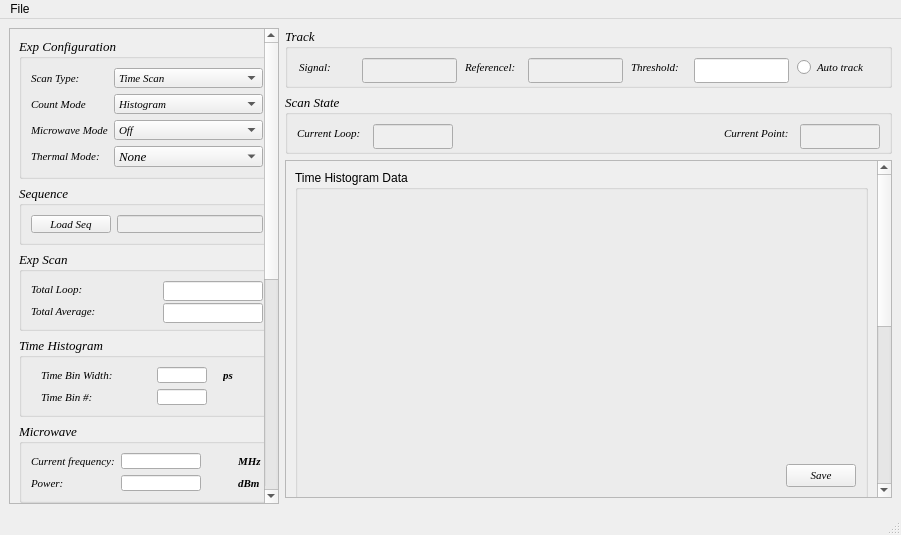
<?xml version="1.0" encoding="UTF-8"?>
<ui version="4.0">
 <class>MainWindow</class>
 <widget class="QMainWindow" name="MainWindow">
  <property name="geometry">
   <rect>
    <x>0</x>
    <y>0</y>
    <width>901</width>
    <height>535</height>
   </rect>
  </property>
  <property name="sizePolicy">
   <sizepolicy hsizetype="Expanding" vsizetype="Expanding">
    <horstretch>0</horstretch>
    <verstretch>0</verstretch>
   </sizepolicy>
  </property>
  <property name="minimumSize">
   <size>
    <width>100</width>
    <height>100</height>
   </size>
  </property>
  <property name="maximumSize">
   <size>
    <width>1400</width>
    <height>900</height>
   </size>
  </property>
  <property name="windowTitle">
   <string>MainWindow</string>
  </property>
  <widget class="QWidget" name="centralwidget">
   <layout class="QGridLayout" name="gridLayout_3">
    <item row="1" column="2">
     <widget class="QGroupBox" name="Scan_state_group">
      <property name="maximumSize">
       <size>
        <width>16777215</width>
        <height>60</height>
       </size>
      </property>
      <property name="font">
       <font>
        <family>Times New Roman</family>
        <pointsize>10</pointsize>
        <italic>true</italic>
       </font>
      </property>
      <property name="title">
       <string>Scan State</string>
      </property>
      <layout class="QHBoxLayout" name="horizontalLayout_2">
       <item>
        <widget class="QLabel" name="label_2">
         <property name="minimumSize">
          <size>
           <width>70</width>
           <height>0</height>
          </size>
         </property>
         <property name="maximumSize">
          <size>
           <width>100</width>
           <height>16777215</height>
          </size>
         </property>
         <property name="font">
          <font>
           <family>Times New Roman</family>
           <pointsize>8</pointsize>
           <italic>true</italic>
          </font>
         </property>
         <property name="text">
          <string>Current Loop:</string>
         </property>
        </widget>
       </item>
       <item>
        <widget class="QLineEdit" name="Scan_Cloop_lineEdit">
         <property name="enabled">
          <bool>false</bool>
         </property>
         <property name="minimumSize">
          <size>
           <width>80</width>
           <height>25</height>
          </size>
         </property>
         <property name="maximumSize">
          <size>
           <width>80</width>
           <height>16777215</height>
          </size>
         </property>
        </widget>
       </item>
       <item>
        <spacer name="horizontalSpacer_6">
         <property name="orientation">
          <enum>Qt::Horizontal</enum>
         </property>
         <property name="sizeHint" stdset="0">
          <size>
           <width>260</width>
           <height>20</height>
          </size>
         </property>
        </spacer>
       </item>
       <item>
        <widget class="QLabel" name="label_4">
         <property name="minimumSize">
          <size>
           <width>70</width>
           <height>0</height>
          </size>
         </property>
         <property name="maximumSize">
          <size>
           <width>100</width>
           <height>16777215</height>
          </size>
         </property>
         <property name="font">
          <font>
           <family>Times New Roman</family>
           <pointsize>8</pointsize>
           <italic>true</italic>
          </font>
         </property>
         <property name="text">
          <string>Current Point:</string>
         </property>
        </widget>
       </item>
       <item>
        <widget class="QLineEdit" name="Scan_Cpoint_lineEdit">
         <property name="enabled">
          <bool>false</bool>
         </property>
         <property name="minimumSize">
          <size>
           <width>80</width>
           <height>25</height>
          </size>
         </property>
         <property name="maximumSize">
          <size>
           <width>80</width>
           <height>25</height>
          </size>
         </property>
        </widget>
       </item>
      </layout>
     </widget>
    </item>
    <item row="0" column="2">
     <widget class="QGroupBox" name="groupBox_2">
      <property name="maximumSize">
       <size>
        <width>16777215</width>
        <height>60</height>
       </size>
      </property>
      <property name="font">
       <font>
        <family>Times New Roman</family>
        <pointsize>10</pointsize>
        <italic>true</italic>
       </font>
      </property>
      <property name="title">
       <string>Track</string>
      </property>
      <layout class="QHBoxLayout" name="horizontalLayout">
       <item>
        <widget class="QLabel" name="label_8">
         <property name="maximumSize">
          <size>
           <width>55</width>
           <height>25</height>
          </size>
         </property>
         <property name="font">
          <font>
           <family>Times New Roman</family>
           <pointsize>8</pointsize>
           <italic>true</italic>
          </font>
         </property>
         <property name="text">
          <string>Signal:</string>
         </property>
        </widget>
       </item>
       <item>
        <widget class="QLineEdit" name="Track_Sig_lineEdit">
         <property name="enabled">
          <bool>false</bool>
         </property>
         <property name="minimumSize">
          <size>
           <width>0</width>
           <height>25</height>
          </size>
         </property>
         <property name="maximumSize">
          <size>
           <width>95</width>
           <height>25</height>
          </size>
         </property>
        </widget>
       </item>
       <item>
        <widget class="QLabel" name="label_9">
         <property name="maximumSize">
          <size>
           <width>55</width>
           <height>25</height>
          </size>
         </property>
         <property name="font">
          <font>
           <family>Times New Roman</family>
           <pointsize>8</pointsize>
           <italic>true</italic>
          </font>
         </property>
         <property name="text">
          <string>Referencel:</string>
         </property>
        </widget>
       </item>
       <item>
        <widget class="QLineEdit" name="Track_Ref_lineEdit">
         <property name="enabled">
          <bool>false</bool>
         </property>
         <property name="minimumSize">
          <size>
           <width>0</width>
           <height>25</height>
          </size>
         </property>
         <property name="maximumSize">
          <size>
           <width>95</width>
           <height>25</height>
          </size>
         </property>
        </widget>
       </item>
       <item>
        <widget class="QLabel" name="label">
         <property name="maximumSize">
          <size>
           <width>55</width>
           <height>25</height>
          </size>
         </property>
         <property name="font">
          <font>
           <family>Times New Roman</family>
           <pointsize>8</pointsize>
           <italic>true</italic>
          </font>
         </property>
         <property name="text">
          <string>Threshold:</string>
         </property>
        </widget>
       </item>
       <item>
        <widget class="QLineEdit" name="Track_Threshold_lineEdit">
         <property name="minimumSize">
          <size>
           <width>0</width>
           <height>25</height>
          </size>
         </property>
         <property name="maximumSize">
          <size>
           <width>95</width>
           <height>25</height>
          </size>
         </property>
        </widget>
       </item>
       <item>
        <widget class="QRadioButton" name="rBAutoTrack">
         <property name="maximumSize">
          <size>
           <width>80</width>
           <height>25</height>
          </size>
         </property>
         <property name="font">
          <font>
           <family>Times New Roman</family>
           <pointsize>8</pointsize>
           <italic>true</italic>
          </font>
         </property>
         <property name="text">
          <string>Auto track</string>
         </property>
        </widget>
       </item>
      </layout>
     </widget>
    </item>
    <item row="0" column="0" rowspan="4">
     <widget class="QScrollArea" name="scrollArea">
      <property name="maximumSize">
       <size>
        <width>270</width>
        <height>16777215</height>
       </size>
      </property>
      <property name="font">
       <font>
        <family>Times New Roman</family>
        <pointsize>10</pointsize>
        <italic>true</italic>
       </font>
      </property>
      <property name="acceptDrops">
       <bool>false</bool>
      </property>
      <property name="autoFillBackground">
       <bool>false</bool>
      </property>
      <property name="frameShape">
       <enum>QFrame::StyledPanel</enum>
      </property>
      <property name="verticalScrollBarPolicy">
       <enum>Qt::ScrollBarAlwaysOn</enum>
      </property>
      <property name="horizontalScrollBarPolicy">
       <enum>Qt::ScrollBarAlwaysOff</enum>
      </property>
      <property name="sizeAdjustPolicy">
       <enum>QAbstractScrollArea::AdjustIgnored</enum>
      </property>
      <property name="widgetResizable">
       <bool>true</bool>
      </property>
      <widget class="QWidget" name="scrollAreaWidgetContents">
       <property name="geometry">
        <rect>
         <x>0</x>
         <y>0</y>
         <width>268</width>
         <height>873</height>
        </rect>
       </property>
       <layout class="QVBoxLayout" name="verticalLayout_2">
        <item>
         <widget class="QGroupBox" name="Exp_config_group">
          <property name="maximumSize">
           <size>
            <width>16777215</width>
            <height>141</height>
           </size>
          </property>
          <property name="title">
           <string>Exp Configuration</string>
          </property>
          <layout class="QGridLayout" name="gridLayout">
           <item row="1" column="0">
            <widget class="QLabel" name="label_6">
             <property name="minimumSize">
              <size>
               <width>0</width>
               <height>20</height>
              </size>
             </property>
             <property name="font">
              <font>
               <family>Times New Roman</family>
               <pointsize>8</pointsize>
               <italic>true</italic>
              </font>
             </property>
             <property name="text">
              <string>Count Mode</string>
             </property>
            </widget>
           </item>
           <item row="2" column="1">
            <widget class="QComboBox" name="cBMWMode">
             <property name="minimumSize">
              <size>
               <width>0</width>
               <height>20</height>
              </size>
             </property>
             <property name="font">
              <font>
               <family>Times New Roman</family>
               <pointsize>8</pointsize>
               <italic>true</italic>
              </font>
             </property>
             <item>
              <property name="text">
               <string>Off</string>
              </property>
             </item>
             <item>
              <property name="text">
               <string>On</string>
              </property>
             </item>
            </widget>
           </item>
           <item row="1" column="1">
            <widget class="QComboBox" name="cBCountMode">
             <property name="minimumSize">
              <size>
               <width>0</width>
               <height>20</height>
              </size>
             </property>
             <property name="font">
              <font>
               <family>Times New Roman</family>
               <pointsize>8</pointsize>
               <italic>true</italic>
              </font>
             </property>
             <item>
              <property name="text">
               <string>Histogram</string>
              </property>
             </item>
             <item>
              <property name="text">
               <string>Gate</string>
              </property>
             </item>
            </widget>
           </item>
           <item row="0" column="1">
            <widget class="QComboBox" name="cBScanType">
             <property name="minimumSize">
              <size>
               <width>0</width>
               <height>20</height>
              </size>
             </property>
             <property name="font">
              <font>
               <family>Times New Roman</family>
               <pointsize>8</pointsize>
               <italic>true</italic>
              </font>
             </property>
             <item>
              <property name="text">
               <string>Time Scan</string>
              </property>
             </item>
             <item>
              <property name="text">
               <string>Freq Scan</string>
              </property>
             </item>
            </widget>
           </item>
           <item row="0" column="0">
            <widget class="QLabel" name="label_3">
             <property name="minimumSize">
              <size>
               <width>0</width>
               <height>20</height>
              </size>
             </property>
             <property name="font">
              <font>
               <family>Times New Roman</family>
               <pointsize>8</pointsize>
               <italic>true</italic>
              </font>
             </property>
             <property name="text">
              <string>Scan Type:</string>
             </property>
            </widget>
           </item>
           <item row="2" column="0">
            <widget class="QLabel" name="label_10">
             <property name="font">
              <font>
               <family>Times New Roman</family>
               <pointsize>8</pointsize>
               <italic>true</italic>
              </font>
             </property>
             <property name="text">
              <string>Microwave Mode</string>
             </property>
            </widget>
           </item>
           <item row="3" column="0">
            <widget class="QLabel" name="label_30">
             <property name="font">
              <font>
               <family>Times New Roman</family>
               <pointsize>8</pointsize>
               <italic>true</italic>
              </font>
             </property>
             <property name="text">
              <string>Thermal Mode:</string>
             </property>
            </widget>
           </item>
           <item row="3" column="1">
            <widget class="QComboBox" name="cBThermalMode">
             <item>
              <property name="text">
               <string>None</string>
              </property>
             </item>
             <item>
              <property name="text">
               <string>Thermal Conductivity</string>
              </property>
             </item>
            </widget>
           </item>
          </layout>
         </widget>
        </item>
        <item>
         <widget class="QGroupBox" name="Seq_group">
          <property name="maximumSize">
           <size>
            <width>16777215</width>
            <height>60</height>
           </size>
          </property>
          <property name="title">
           <string>Sequence</string>
          </property>
          <layout class="QHBoxLayout" name="horizontalLayout_3">
           <item>
            <widget class="QPushButton" name="pbLoadSeq">
             <property name="maximumSize">
              <size>
               <width>80</width>
               <height>20</height>
              </size>
             </property>
             <property name="font">
              <font>
               <family>Times New Roman</family>
               <pointsize>8</pointsize>
               <italic>true</italic>
              </font>
             </property>
             <property name="text">
              <string>Load Seq</string>
             </property>
            </widget>
           </item>
           <item>
            <widget class="QLineEdit" name="leSeq">
             <property name="enabled">
              <bool>false</bool>
             </property>
             <property name="maximumSize">
              <size>
               <width>16777215</width>
               <height>20</height>
              </size>
             </property>
            </widget>
           </item>
          </layout>
         </widget>
        </item>
        <item>
         <widget class="QGroupBox" name="Exp_scan_group">
          <property name="maximumSize">
           <size>
            <width>16777215</width>
            <height>80</height>
           </size>
          </property>
          <property name="title">
           <string>Exp Scan</string>
          </property>
          <layout class="QGridLayout" name="gridLayout_6">
           <item row="0" column="1">
            <widget class="QLineEdit" name="Pulse_Tloops_lineEdit">
             <property name="minimumSize">
              <size>
               <width>40</width>
               <height>20</height>
              </size>
             </property>
             <property name="maximumSize">
              <size>
               <width>100</width>
               <height>20</height>
              </size>
             </property>
            </widget>
           </item>
           <item row="1" column="1">
            <widget class="QLineEdit" name="Pulse_Taverage_lineEdit">
             <property name="minimumSize">
              <size>
               <width>40</width>
               <height>20</height>
              </size>
             </property>
             <property name="maximumSize">
              <size>
               <width>100</width>
               <height>20</height>
              </size>
             </property>
            </widget>
           </item>
           <item row="0" column="0">
            <widget class="QLabel" name="label_5">
             <property name="font">
              <font>
               <family>Times New Roman</family>
               <pointsize>8</pointsize>
               <italic>true</italic>
              </font>
             </property>
             <property name="text">
              <string>Total Loop:</string>
             </property>
            </widget>
           </item>
           <item row="1" column="0">
            <widget class="QLabel" name="label_7">
             <property name="font">
              <font>
               <family>Times New Roman</family>
               <pointsize>8</pointsize>
               <italic>true</italic>
              </font>
             </property>
             <property name="text">
              <string>Total Average:</string>
             </property>
            </widget>
           </item>
          </layout>
         </widget>
        </item>
        <item>
         <widget class="QGroupBox" name="Time_histogram_group">
          <property name="maximumSize">
           <size>
            <width>16777215</width>
            <height>80</height>
           </size>
          </property>
          <property name="title">
           <string>Time Histogram</string>
          </property>
          <layout class="QGridLayout" name="gridLayout_2">
           <item row="0" column="0">
            <widget class="QLabel" name="label_13">
             <property name="maximumSize">
              <size>
               <width>100</width>
               <height>20</height>
              </size>
             </property>
             <property name="font">
              <font>
               <family>Times New Roman</family>
               <pointsize>8</pointsize>
               <italic>true</italic>
              </font>
             </property>
             <property name="text">
              <string>Time Bin Width:</string>
             </property>
            </widget>
           </item>
           <item row="0" column="1">
            <widget class="QLineEdit" name="leTimeBInWidth">
             <property name="maximumSize">
              <size>
               <width>50</width>
               <height>20</height>
              </size>
             </property>
            </widget>
           </item>
           <item row="0" column="2">
            <widget class="QLabel" name="label_21">
             <property name="maximumSize">
              <size>
               <width>30</width>
               <height>20</height>
              </size>
             </property>
             <property name="font">
              <font>
               <family>Times New Roman</family>
               <pointsize>8</pointsize>
               <weight>75</weight>
               <italic>true</italic>
               <bold>true</bold>
              </font>
             </property>
             <property name="text">
              <string>ps</string>
             </property>
            </widget>
           </item>
           <item row="1" column="0">
            <widget class="QLabel" name="label_22">
             <property name="maximumSize">
              <size>
               <width>100</width>
               <height>20</height>
              </size>
             </property>
             <property name="font">
              <font>
               <family>Times New Roman</family>
               <pointsize>8</pointsize>
               <italic>true</italic>
              </font>
             </property>
             <property name="text">
              <string>Time Bin #:</string>
             </property>
            </widget>
           </item>
           <item row="1" column="1">
            <widget class="QLineEdit" name="leTimeBInNumber">
             <property name="maximumSize">
              <size>
               <width>50</width>
               <height>20</height>
              </size>
             </property>
            </widget>
           </item>
          </layout>
         </widget>
        </item>
        <item>
         <widget class="QGroupBox" name="MW_group">
          <property name="minimumSize">
           <size>
            <width>0</width>
            <height>80</height>
           </size>
          </property>
          <property name="maximumSize">
           <size>
            <width>16777215</width>
            <height>80</height>
           </size>
          </property>
          <property name="title">
           <string>Microwave</string>
          </property>
          <layout class="QGridLayout" name="gridLayout_7">
           <item row="2" column="0">
            <widget class="QLabel" name="label_12">
             <property name="font">
              <font>
               <family>Times New Roman</family>
               <pointsize>8</pointsize>
               <italic>true</italic>
              </font>
             </property>
             <property name="text">
              <string>Power:</string>
             </property>
            </widget>
           </item>
           <item row="2" column="2">
            <widget class="QLineEdit" name="leMWPower">
             <property name="maximumSize">
              <size>
               <width>80</width>
               <height>25</height>
              </size>
             </property>
            </widget>
           </item>
           <item row="2" column="4">
            <widget class="QLabel" name="label_24">
             <property name="maximumSize">
              <size>
               <width>30</width>
               <height>20</height>
              </size>
             </property>
             <property name="font">
              <font>
               <family>Times New Roman</family>
               <pointsize>8</pointsize>
               <weight>75</weight>
               <italic>true</italic>
               <bold>true</bold>
              </font>
             </property>
             <property name="text">
              <string>dBm</string>
             </property>
            </widget>
           </item>
           <item row="0" column="0" colspan="2">
            <widget class="QLabel" name="label_11">
             <property name="font">
              <font>
               <family>Times New Roman</family>
               <pointsize>8</pointsize>
               <italic>true</italic>
              </font>
             </property>
             <property name="text">
              <string>Current frequency:</string>
             </property>
            </widget>
           </item>
           <item row="0" column="4">
            <widget class="QLabel" name="label_23">
             <property name="maximumSize">
              <size>
               <width>30</width>
               <height>20</height>
              </size>
             </property>
             <property name="font">
              <font>
               <family>Times New Roman</family>
               <pointsize>8</pointsize>
               <weight>75</weight>
               <italic>true</italic>
               <bold>true</bold>
              </font>
             </property>
             <property name="text">
              <string>MHz</string>
             </property>
            </widget>
           </item>
           <item row="0" column="2" colspan="2">
            <widget class="QLineEdit" name="leMWfreq">
             <property name="maximumSize">
              <size>
               <width>80</width>
               <height>25</height>
              </size>
             </property>
            </widget>
           </item>
          </layout>
         </widget>
        </item>
        <item>
         <widget class="QGroupBox" name="MW_state_group">
          <property name="maximumSize">
           <size>
            <width>16777215</width>
            <height>60</height>
           </size>
          </property>
          <property name="title">
           <string>Microwave state</string>
          </property>
          <layout class="QGridLayout" name="gridLayout_9">
           <item row="0" column="0">
            <widget class="QRadioButton" name="rbMWon">
             <property name="enabled">
              <bool>false</bool>
             </property>
             <property name="maximumSize">
              <size>
               <width>40</width>
               <height>25</height>
              </size>
             </property>
             <property name="font">
              <font>
               <family>Times New Roman</family>
               <pointsize>8</pointsize>
               <italic>true</italic>
              </font>
             </property>
             <property name="text">
              <string>On</string>
             </property>
            </widget>
           </item>
           <item row="0" column="2">
            <widget class="QPushButton" name="pbMWon">
             <property name="maximumSize">
              <size>
               <width>60</width>
               <height>25</height>
              </size>
             </property>
             <property name="text">
              <string>On</string>
             </property>
            </widget>
           </item>
           <item row="0" column="3">
            <widget class="QPushButton" name="pbMWoff">
             <property name="enabled">
              <bool>false</bool>
             </property>
             <property name="maximumSize">
              <size>
               <width>60</width>
               <height>25</height>
              </size>
             </property>
             <property name="text">
              <string>Off</string>
             </property>
            </widget>
           </item>
           <item row="0" column="1">
            <widget class="QRadioButton" name="rbMWoff">
             <property name="enabled">
              <bool>false</bool>
             </property>
             <property name="maximumSize">
              <size>
               <width>40</width>
               <height>25</height>
              </size>
             </property>
             <property name="font">
              <font>
               <family>Times New Roman</family>
               <pointsize>8</pointsize>
               <italic>true</italic>
              </font>
             </property>
             <property name="text">
              <string>Off</string>
             </property>
            </widget>
           </item>
          </layout>
         </widget>
        </item>
        <item>
         <widget class="QGroupBox" name="MW_scan_group">
          <property name="maximumSize">
           <size>
            <width>16777215</width>
            <height>100</height>
           </size>
          </property>
          <property name="title">
           <string>Microwave scan</string>
          </property>
          <layout class="QGridLayout" name="gridLayout_8">
           <item row="0" column="0">
            <widget class="QLabel" name="label_14">
             <property name="font">
              <font>
               <family>Times New Roman</family>
               <pointsize>8</pointsize>
               <italic>true</italic>
              </font>
             </property>
             <property name="text">
              <string>Start:</string>
             </property>
            </widget>
           </item>
           <item row="0" column="1">
            <widget class="QLineEdit" name="leMWstartfreq">
             <property name="maximumSize">
              <size>
               <width>80</width>
               <height>25</height>
              </size>
             </property>
            </widget>
           </item>
           <item row="0" column="2">
            <widget class="QLabel" name="label_25">
             <property name="maximumSize">
              <size>
               <width>30</width>
               <height>20</height>
              </size>
             </property>
             <property name="font">
              <font>
               <family>Times New Roman</family>
               <pointsize>8</pointsize>
               <weight>75</weight>
               <italic>true</italic>
               <bold>true</bold>
              </font>
             </property>
             <property name="text">
              <string>MHz</string>
             </property>
            </widget>
           </item>
           <item row="1" column="0">
            <widget class="QLabel" name="label_15">
             <property name="font">
              <font>
               <family>Times New Roman</family>
               <pointsize>8</pointsize>
               <italic>true</italic>
              </font>
             </property>
             <property name="text">
              <string>End:</string>
             </property>
            </widget>
           </item>
           <item row="1" column="1">
            <widget class="QLineEdit" name="leMWendfreq">
             <property name="maximumSize">
              <size>
               <width>80</width>
               <height>25</height>
              </size>
             </property>
            </widget>
           </item>
           <item row="1" column="2">
            <widget class="QLabel" name="label_26">
             <property name="maximumSize">
              <size>
               <width>30</width>
               <height>20</height>
              </size>
             </property>
             <property name="font">
              <font>
               <family>Times New Roman</family>
               <pointsize>8</pointsize>
               <weight>75</weight>
               <italic>true</italic>
               <bold>true</bold>
              </font>
             </property>
             <property name="text">
              <string>MHz</string>
             </property>
            </widget>
           </item>
           <item row="2" column="0">
            <widget class="QLabel" name="label_16">
             <property name="font">
              <font>
               <family>Times New Roman</family>
               <pointsize>8</pointsize>
               <italic>true</italic>
              </font>
             </property>
             <property name="text">
              <string>Step:</string>
             </property>
            </widget>
           </item>
           <item row="2" column="1">
            <widget class="QLineEdit" name="leMWstepfreq">
             <property name="maximumSize">
              <size>
               <width>80</width>
               <height>25</height>
              </size>
             </property>
            </widget>
           </item>
           <item row="2" column="2">
            <widget class="QLabel" name="label_27">
             <property name="maximumSize">
              <size>
               <width>30</width>
               <height>20</height>
              </size>
             </property>
             <property name="font">
              <font>
               <family>Times New Roman</family>
               <pointsize>8</pointsize>
               <weight>75</weight>
               <italic>true</italic>
               <bold>true</bold>
              </font>
             </property>
             <property name="text">
              <string>MHz</string>
             </property>
            </widget>
           </item>
          </layout>
         </widget>
        </item>
        <item>
         <widget class="QGroupBox" name="Time_scan_config_group">
          <property name="maximumSize">
           <size>
            <width>16777215</width>
            <height>100</height>
           </size>
          </property>
          <property name="title">
           <string>Time Scan</string>
          </property>
          <layout class="QGridLayout" name="gridLayout_10">
           <item row="0" column="0">
            <widget class="QLabel" name="label_17">
             <property name="font">
              <font>
               <family>Times New Roman</family>
               <pointsize>8</pointsize>
               <italic>true</italic>
              </font>
             </property>
             <property name="text">
              <string>Start:</string>
             </property>
            </widget>
           </item>
           <item row="0" column="1">
            <widget class="QLineEdit" name="leTimestartscan">
             <property name="maximumSize">
              <size>
               <width>80</width>
               <height>25</height>
              </size>
             </property>
            </widget>
           </item>
           <item row="0" column="2">
            <widget class="QLabel" name="label_28">
             <property name="maximumSize">
              <size>
               <width>30</width>
               <height>20</height>
              </size>
             </property>
             <property name="font">
              <font>
               <family>Times New Roman</family>
               <pointsize>8</pointsize>
               <weight>75</weight>
               <italic>true</italic>
               <bold>true</bold>
              </font>
             </property>
             <property name="text">
              <string>ns</string>
             </property>
            </widget>
           </item>
           <item row="1" column="0">
            <widget class="QLabel" name="label_18">
             <property name="font">
              <font>
               <family>Times New Roman</family>
               <pointsize>8</pointsize>
               <italic>true</italic>
              </font>
             </property>
             <property name="text">
              <string>End:</string>
             </property>
            </widget>
           </item>
           <item row="1" column="1">
            <widget class="QLineEdit" name="leTimeendscan">
             <property name="maximumSize">
              <size>
               <width>80</width>
               <height>25</height>
              </size>
             </property>
            </widget>
           </item>
           <item row="1" column="2">
            <widget class="QLabel" name="label_29">
             <property name="maximumSize">
              <size>
               <width>30</width>
               <height>20</height>
              </size>
             </property>
             <property name="font">
              <font>
               <family>Times New Roman</family>
               <pointsize>8</pointsize>
               <weight>75</weight>
               <italic>true</italic>
               <bold>true</bold>
              </font>
             </property>
             <property name="text">
              <string>ns</string>
             </property>
            </widget>
           </item>
           <item row="2" column="0">
            <widget class="QLabel" name="label_19">
             <property name="font">
              <font>
               <family>Times New Roman</family>
               <pointsize>8</pointsize>
               <italic>true</italic>
              </font>
             </property>
             <property name="text">
              <string>Point #:</string>
             </property>
            </widget>
           </item>
           <item row="2" column="1">
            <widget class="QLineEdit" name="leTimepointnum">
             <property name="maximumSize">
              <size>
               <width>80</width>
               <height>25</height>
              </size>
             </property>
            </widget>
           </item>
          </layout>
         </widget>
        </item>
        <item>
         <widget class="QGroupBox" name="Time_scan_scale_group">
          <property name="maximumSize">
           <size>
            <width>16777215</width>
            <height>60</height>
           </size>
          </property>
          <property name="title">
           <string>Time Scan scale</string>
          </property>
          <layout class="QHBoxLayout" name="horizontalLayout_5">
           <item>
            <widget class="QLabel" name="label_20">
             <property name="font">
              <font>
               <family>Times New Roman</family>
               <pointsize>8</pointsize>
               <italic>true</italic>
              </font>
             </property>
             <property name="text">
              <string>Scan Scale:</string>
             </property>
            </widget>
           </item>
           <item>
            <widget class="QComboBox" name="cBScanscale">
             <item>
              <property name="text">
               <string>Linear</string>
              </property>
             </item>
             <item>
              <property name="text">
               <string>Exponential</string>
              </property>
             </item>
            </widget>
           </item>
          </layout>
         </widget>
        </item>
        <item>
         <widget class="QGroupBox" name="groupBox_3">
          <property name="maximumSize">
           <size>
            <width>16777215</width>
            <height>60</height>
           </size>
          </property>
          <property name="title">
           <string>Scan</string>
          </property>
          <layout class="QHBoxLayout" name="horizontalLayout_4">
           <item>
            <widget class="QPushButton" name="pBStart">
             <property name="font">
              <font>
               <family>Times New Roman</family>
               <pointsize>8</pointsize>
               <italic>true</italic>
              </font>
             </property>
             <property name="text">
              <string>Start</string>
             </property>
            </widget>
           </item>
           <item>
            <spacer name="horizontalSpacer">
             <property name="orientation">
              <enum>Qt::Horizontal</enum>
             </property>
             <property name="sizeHint" stdset="0">
              <size>
               <width>40</width>
               <height>20</height>
              </size>
             </property>
            </spacer>
           </item>
           <item>
            <widget class="QPushButton" name="pBStop">
             <property name="font">
              <font>
               <family>Times New Roman</family>
               <pointsize>8</pointsize>
               <italic>true</italic>
              </font>
             </property>
             <property name="text">
              <string>Stop</string>
             </property>
            </widget>
           </item>
          </layout>
         </widget>
        </item>
       </layout>
      </widget>
     </widget>
    </item>
    <item row="2" column="2">
     <widget class="QScrollArea" name="scrollArea_data">
      <property name="verticalScrollBarPolicy">
       <enum>Qt::ScrollBarAlwaysOn</enum>
      </property>
      <property name="widgetResizable">
       <bool>true</bool>
      </property>
      <widget class="QWidget" name="scrollAreaWidgetContents_2">
       <property name="geometry">
        <rect>
         <x>0</x>
         <y>0</y>
         <width>588</width>
         <height>684</height>
        </rect>
       </property>
       <layout class="QVBoxLayout" name="verticalLayout">
        <item>
         <widget class="QGroupBox" name="Time_data_group">
          <property name="minimumSize">
           <size>
            <width>0</width>
            <height>330</height>
           </size>
          </property>
          <property name="title">
           <string>Time Histogram Data</string>
          </property>
          <layout class="QGridLayout" name="gridLayout_4">
           <item row="1" column="1">
            <widget class="QPushButton" name="pbSavetimedata">
             <property name="minimumSize">
              <size>
               <width>70</width>
               <height>23</height>
              </size>
             </property>
             <property name="maximumSize">
              <size>
               <width>70</width>
               <height>16777215</height>
              </size>
             </property>
             <property name="font">
              <font>
               <family>Times New Roman</family>
               <pointsize>8</pointsize>
               <italic>true</italic>
              </font>
             </property>
             <property name="text">
              <string>Save</string>
             </property>
            </widget>
           </item>
           <item row="1" column="0">
            <widget class="QWidget" name="Time_data_toolbar_widget" native="true">
             <property name="minimumSize">
              <size>
               <width>0</width>
               <height>25</height>
              </size>
             </property>
            </widget>
           </item>
           <item row="0" column="0" colspan="2">
            <widget class="QWidget" name="Time_data_widget" native="true"/>
           </item>
          </layout>
         </widget>
        </item>
        <item>
         <widget class="QGroupBox" name="Frequency_data_group">
          <property name="enabled">
           <bool>true</bool>
          </property>
          <property name="minimumSize">
           <size>
            <width>0</width>
            <height>330</height>
           </size>
          </property>
          <property name="font">
           <font>
            <family>Times New Roman</family>
            <pointsize>10</pointsize>
            <italic>true</italic>
           </font>
          </property>
          <property name="title">
           <string>Scan Data</string>
          </property>
          <layout class="QGridLayout" name="gridLayout_5">
           <item row="1" column="0">
            <widget class="QWidget" name="Frequency_data_toolbar_widget" native="true">
             <property name="minimumSize">
              <size>
               <width>0</width>
               <height>25</height>
              </size>
             </property>
            </widget>
           </item>
           <item row="1" column="1">
            <widget class="QPushButton" name="pbSavefrequencydata">
             <property name="minimumSize">
              <size>
               <width>70</width>
               <height>20</height>
              </size>
             </property>
             <property name="maximumSize">
              <size>
               <width>70</width>
               <height>16777215</height>
              </size>
             </property>
             <property name="text">
              <string>Save</string>
             </property>
            </widget>
           </item>
           <item row="0" column="0" colspan="2">
            <widget class="QWidget" name="Frequency_data_widget" native="true"/>
           </item>
          </layout>
         </widget>
        </item>
       </layout>
      </widget>
     </widget>
    </item>
   </layout>
  </widget>
  <widget class="QMenuBar" name="menubar">
   <property name="geometry">
    <rect>
     <x>0</x>
     <y>0</y>
     <width>901</width>
     <height>21</height>
    </rect>
   </property>
   <widget class="QMenu" name="menuFile">
    <property name="title">
     <string>File</string>
    </property>
    <widget class="QMenu" name="menuDefaluts">
     <property name="title">
      <string>Defaults</string>
     </property>
     <addaction name="actionLoad_Defaults"/>
     <addaction name="actionSave_Defaults"/>
    </widget>
    <addaction name="menuDefaluts"/>
   </widget>
   <addaction name="menuFile"/>
  </widget>
  <widget class="QStatusBar" name="statusbar"/>
  <action name="actionLoad_Defaults">
   <property name="text">
    <string>Load Defaults</string>
   </property>
  </action>
  <action name="actionSave_Defaults">
   <property name="text">
    <string>Save Defaults</string>
   </property>
  </action>
 </widget>
 <resources/>
 <connections/>
</ui>
